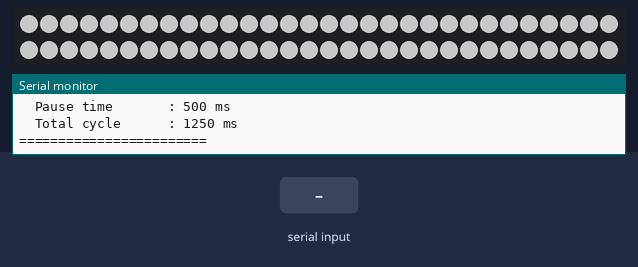
A sketch run on a simulated ESP32-C3. Parts: 60 RGB LEDs in strip order, left to right, continuing on the next row, the last lines printed to the serial monitor. The test bench sets the inputs (shaded band). Dim RGB values are drawn brighter than linear.

Above: at 2.2 s.
2.3 s: "white_dim 90\n" received over Serial
At 2.68 s:
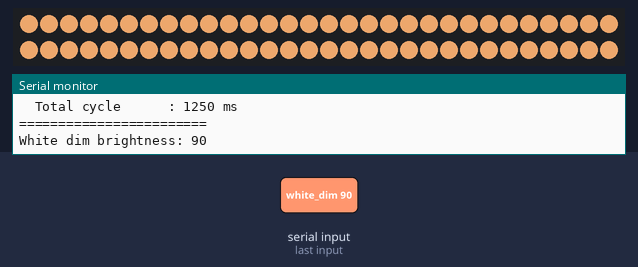
5.3 s: "hue 90\n" received over Serial
At 6.44 s:
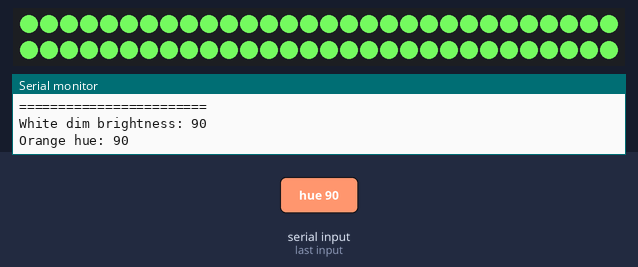
8.3 s: "white ,45\n" received over Serial
At 9.6 s:
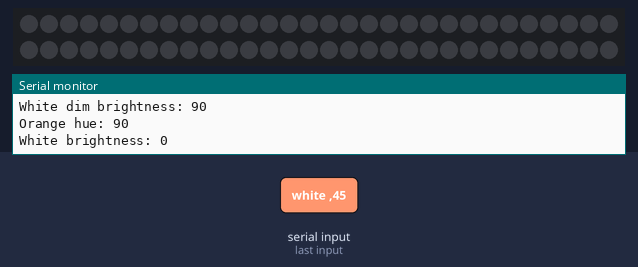
11.3 s: "white_dim \n" received over Serial
At 11.72 s:
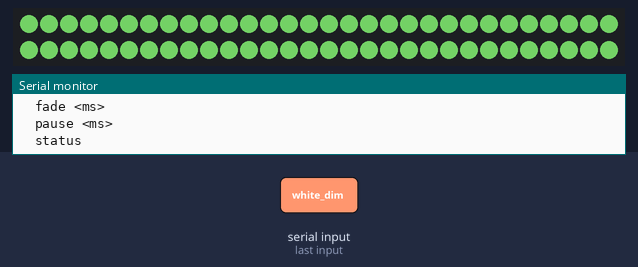
13.1 s: "hue ,45\n" received over Serial
At 13.97 s:
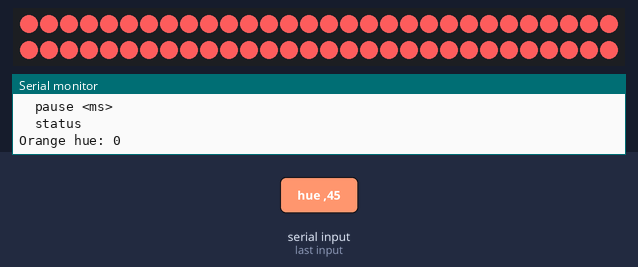
16.1 s: "orange_br 90\n" received over Serial
Timing chart, 0 to 19.1 s (numbered marks = the images above; inputs shaded):
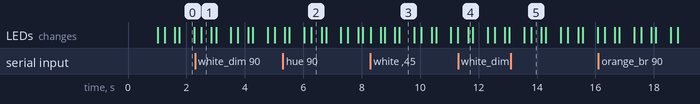

The sketch:

ESP32_LED_Pulse.ino
```cpp
/*
 * ESP32-C3 Белый свет + пульсация оранжевым
 * ESP32-C3 White light + orange pulse
 *
 * Лента: WS2812B (количество LED настраивается ниже)
 * Strip: WS2812B (LED count configurable below)
 *
 * Все светодиоды горят одинаково:
 *   — постоянный белый фон заданной яркости
 *   — поверх него периодическая вспышка оранжевым
 *     с настраиваемым временем нарастания и затухания
 *
 * All LEDs are identical:
 *   — constant white background at set brightness
 *   — periodic orange flash on top
 *     with configurable rise and fade times
 *
 * Серийные команды / Serial commands:
 *   white <0-255>      — яркость белого / white brightness
 *   white_dim <0-255>  — яркость белого при вспышке / white brightness during flash
 *   orange_br <0-255>  — макс. яркость оранжевого / max orange brightness
 *   hue <0-255>        — тон оранжевого (HSV hue) / orange hue
 *   rise <мс>          — время нарастания вспышки / flash rise time (ms)
 *   hold <мс>          — время горения на макс. яркости / hold at max brightness (ms)
 *   fade <мс>          — время затухания вспышки / flash fade time (ms)
 *   pause <мс>         — пауза между вспышками / pause between flashes (ms)
 *   status             — показать текущие настройки / show current settings
 *
 * Подключение / Wiring:
 *   Лента → GPIO8, 5V (внешний БП), общий GND
 *   Strip → GPIO8, 5V (external PSU), common GND
 */

#include <FastLED.h>

// === Настройки ленты / Strip configuration ===
#define LED_PIN     8
#define NUM_LEDS    60       // Количество светодиодов / Number of LEDs
#define LED_TYPE    WS2812B
#define COLOR_ORDER GRB

CRGB leds[NUM_LEDS];

// === Настраиваемые параметры / Adjustable parameters ===
uint8_t whiteBrightness  = 100;  // Яркость белого в покое (0-255) / White brightness at rest
uint8_t whiteDimBrightness = 5; // Яркость белого при вспышке (0-255) / White brightness during flash
uint8_t orangeBrightness = 200;  // Макс. яркость оранжевого (0-255) / Max orange brightness
uint8_t orangeHue        = 30;   // Тон оранжевого в HSV (0-255, ~24 = оранжевый) / Orange hue (HSV)
uint16_t riseTime        = 250;  // Время нарастания вспышки, мс / Flash rise time, ms
uint16_t holdTime        = 250;  // Время горения на макс. яркости, мс / Hold at max brightness, ms
uint16_t fadeTime        = 250;  // Время затухания вспышки, мс / Flash fade time, ms
uint16_t pauseTime       = 500;   // Пауза между вспышками, мс / Pause between flashes, ms

// === Внутренние переменные / Internal variables ===
unsigned long cycleStart = 0;    // Начало текущего цикла / Current cycle start

void setup() {
  Serial.begin(115200);
  delay(1000);
  Serial.println("ESP32-C3 White + Orange Pulse");

  FastLED.addLeds<LED_TYPE, LED_PIN, COLOR_ORDER>(leds, NUM_LEDS);
  FastLED.setBrightness(255);  // Управляем яркостью вручную / We control brightness manually

  FastLED.clear();
  FastLED.show();

  cycleStart = millis();
  printStatus();
}

void loop() {
  handleSerial();

  // --- Вычисляем фазу в текущем цикле / Calculate phase in current cycle ---
  // Цикл: rise → hold → fade → pause
  unsigned long now = millis();
  unsigned long elapsed = now - cycleStart;
  unsigned long totalCycle = (unsigned long)riseTime + holdTime + fadeTime + pauseTime;

  if (elapsed >= totalCycle) {
    cycleStart = now;
    elapsed = 0;
  }

  // --- Определяем интенсивность оранжевого (0.0 – 1.0) / Orange intensity ---
  float orangeLevel = 0.0;

  if (elapsed < riseTime) {
    // Фаза нарастания / Rise phase
    orangeLevel = (float)elapsed / (float)riseTime;
  } else if (elapsed < (unsigned long)riseTime + holdTime) {
    // Фаза горения на макс. / Hold at max phase
    orangeLevel = 1.0;
  } else if (elapsed < (unsigned long)riseTime + holdTime + fadeTime) {
    // Фаза затухания / Fade phase
    orangeLevel = 1.0 - (float)(elapsed - riseTime - holdTime) / (float)fadeTime;
  } else {
    // Пауза / Pause
    orangeLevel = 0.0;
  }

  // --- Смешиваем белый фон + оранжевую вспышку / Blend white + orange flash ---
  // Белый приглушается пропорционально вспышке / White dims proportionally to flash
  uint8_t curWhite = whiteBrightness - (uint8_t)(orangeLevel * (float)(whiteBrightness - whiteDimBrightness));
  CRGB white = CRGB(curWhite, curWhite, curWhite);

  // Оранжевая вспышка (HSV → RGB, затем масштабируем по уровню)
  // Orange flash (HSV → RGB, then scale by level)
  uint8_t curOrangeBr = (uint8_t)(orangeLevel * orangeBrightness);
  CRGB orange = CHSV(orangeHue, 255, curOrangeBr);

  // Складываем цвета с ограничением / Add colors with clamping
  CRGB result = white;
  result += orange;

  // --- Заполняем все светодиоды одинаковым цветом / Fill all LEDs with same color ---
  fill_solid(leds, NUM_LEDS, result);

  FastLED.show();
  delay(10);  // ~100 FPS
}

// ============================================================
// Обработка Serial-команд / Handle Serial commands
// ============================================================
void handleSerial() {
  if (!Serial.available()) return;

  String cmd = Serial.readStringUntil('\n');
  cmd.trim();

  if (cmd.startsWith("white_dim ")) {
    int val = cmd.substring(10).toInt();
    whiteDimBrightness = constrain(val, 0, 255);
    Serial.print("White dim brightness: ");
    Serial.println(whiteDimBrightness);
  }
  else if (cmd.startsWith("white ")) {
    int val = cmd.substring(6).toInt();
    whiteBrightness = constrain(val, 0, 255);
    Serial.print("White brightness: ");
    Serial.println(whiteBrightness);
  }
  else if (cmd.startsWith("orange_br ")) {
    int val = cmd.substring(10).toInt();
    orangeBrightness = constrain(val, 0, 255);
    Serial.print("Orange brightness: ");
    Serial.println(orangeBrightness);
  }
  else if (cmd.startsWith("hue ")) {
    int val = cmd.substring(4).toInt();
    orangeHue = constrain(val, 0, 255);
    Serial.print("Orange hue: ");
    Serial.println(orangeHue);
  }
  else if (cmd.startsWith("rise ")) {
    int val = cmd.substring(5).toInt();
    if (val > 0) {
      riseTime = val;
      Serial.print("Rise time: ");
      Serial.print(riseTime);
      Serial.println(" ms");
    }
  }
  else if (cmd.startsWith("hold ")) {
    int val = cmd.substring(5).toInt();
    if (val >= 0) {
      holdTime = val;
      Serial.print("Hold time: ");
      Serial.print(holdTime);
      Serial.println(" ms");
    }
  }
  else if (cmd.startsWith("fade ")) {
    int val = cmd.substring(5).toInt();
    if (val > 0) {
      fadeTime = val;
      Serial.print("Fade time: ");
      Serial.print(fadeTime);
      Serial.println(" ms");
    }
  }
  else if (cmd.startsWith("pause ")) {
    int val = cmd.substring(6).toInt();
    if (val >= 0) {
      pauseTime = val;
      Serial.print("Pause time: ");
      Serial.print(pauseTime);
      Serial.println(" ms");
    }
  }
  else if (cmd == "status") {
    printStatus();
  }
  else {
    Serial.println("Unknown command. Available:");
    Serial.println("  white <0-255>");
    Serial.println("  white_dim <0-255>");
    Serial.println("  orange_br <0-255>");
    Serial.println("  hue <0-255>");
    Serial.println("  rise <ms>");
    Serial.println("  hold <ms>");
    Serial.println("  fade <ms>");
    Serial.println("  pause <ms>");
    Serial.println("  status");
  }
}

// ============================================================
// Вывод текущих настроек / Print current settings
// ============================================================
void printStatus() {
  Serial.println("=== Current Settings ===");
  Serial.print("  White brightness : "); Serial.println(whiteBrightness);
  Serial.print("  White dim (flash): "); Serial.println(whiteDimBrightness);
  Serial.print("  Orange brightness: "); Serial.println(orangeBrightness);
  Serial.print("  Orange hue       : "); Serial.println(orangeHue);
  Serial.print("  Rise time        : "); Serial.print(riseTime);  Serial.println(" ms");
  Serial.print("  Hold time        : "); Serial.print(holdTime);  Serial.println(" ms");
  Serial.print("  Fade time        : "); Serial.print(fadeTime);  Serial.println(" ms");
  Serial.print("  Pause time       : "); Serial.print(pauseTime); Serial.println(" ms");
  Serial.print("  Total cycle      : "); Serial.print((unsigned long)riseTime + holdTime + fadeTime + pauseTime); Serial.println(" ms");
  Serial.println("========================");
}
```

Measured:
- after the input at 5.3 s, the LEDs: first change after 0.07 s (image 2 shows a later state)
- after the input at 8.3 s, the LEDs: change at once (image 3)
- what the display in image 3 shows lasts 0.5 s, from 9.3 s to 9.8 s
